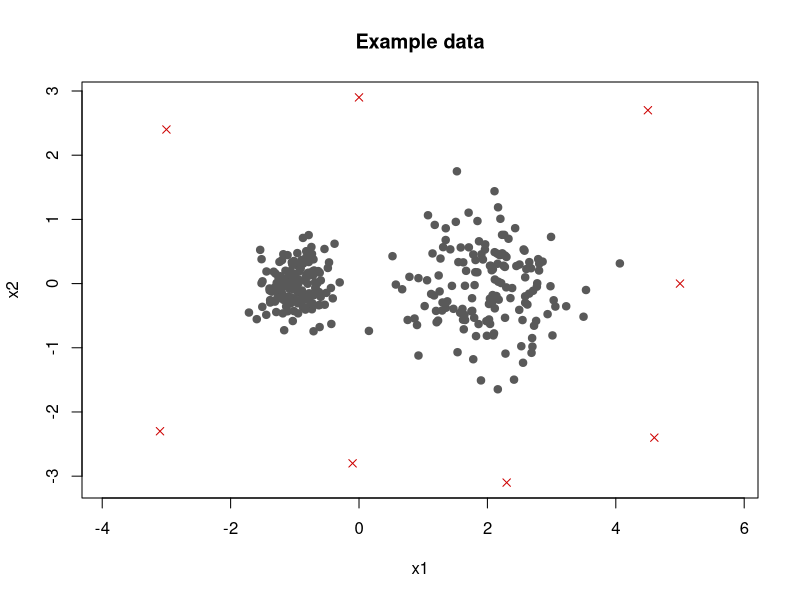
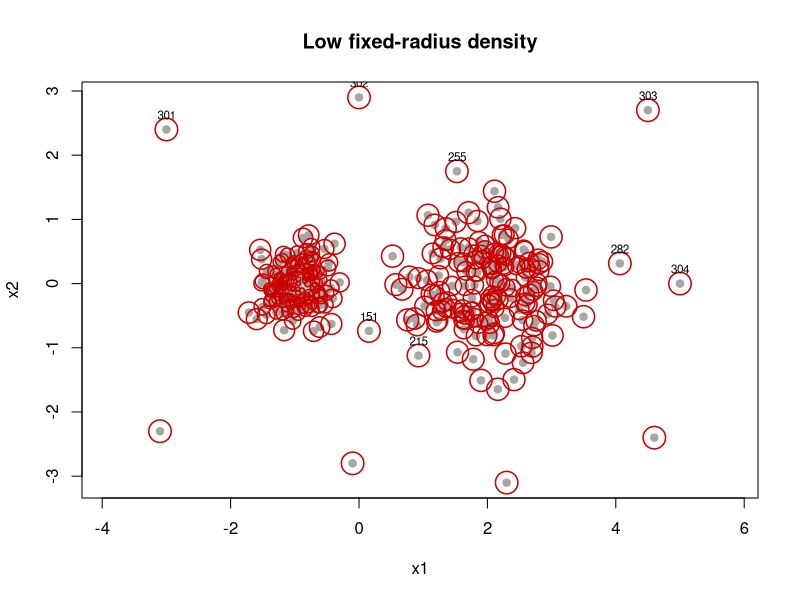
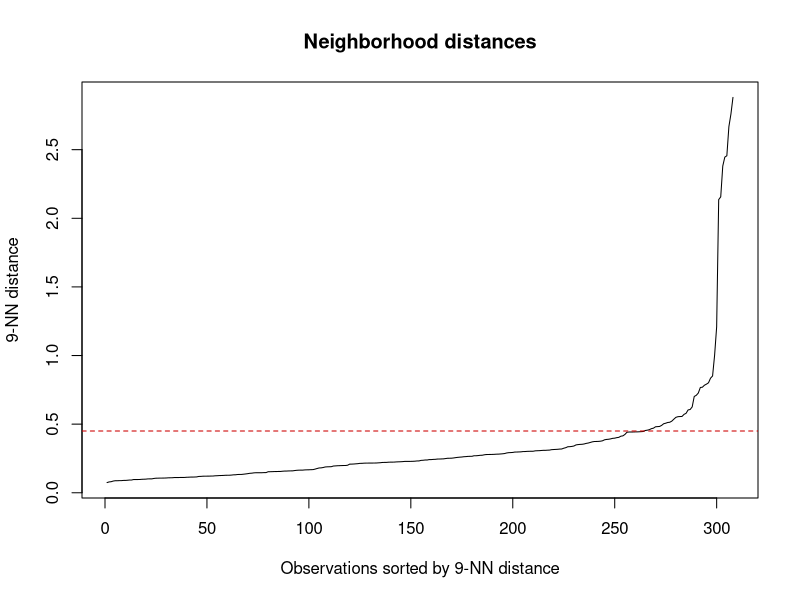
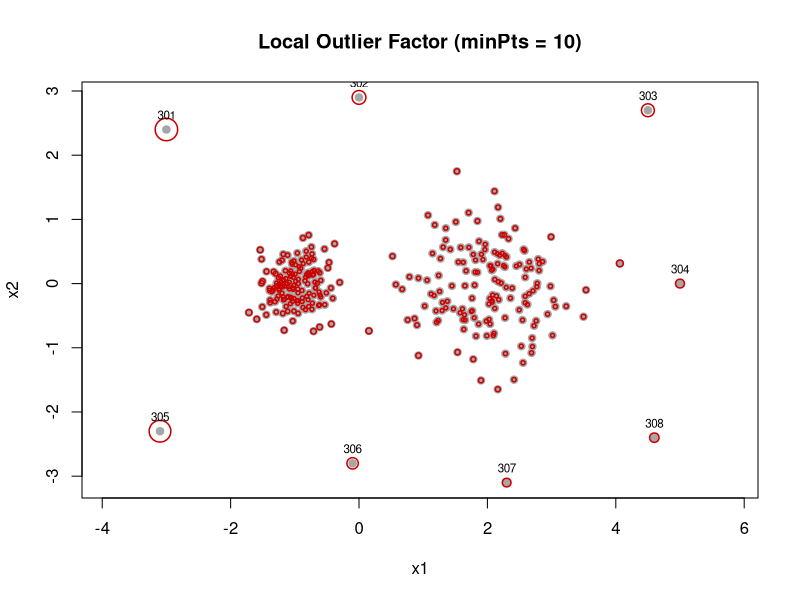
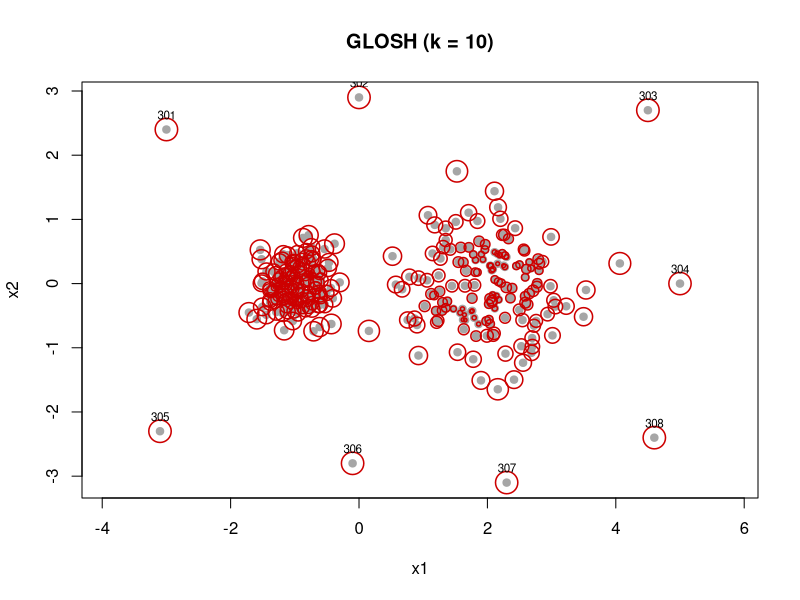
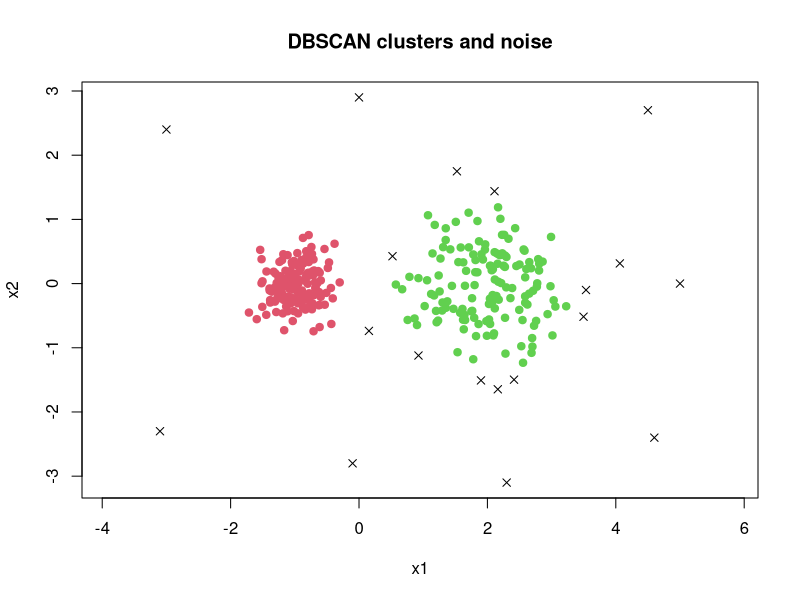

Source code (R) for these figures, in order:
## ---- chunk 1
knitr::opts_chunk$set(
  collapse = TRUE,
  comment = "#>",
  fig.width = 6,
  fig.height = 4
)
library(dbscan)
## ---- chunk 2
set.seed(4)

regular <- rbind(
  cbind(rnorm(150, -1, 0.30), rnorm(150, 0, 0.30)),
  cbind(rnorm(150,  2, 0.65), rnorm(150, 0, 0.65))
)
outliers <- rbind(
  c(-3.0,  2.4), c( 0.0,  2.9), c(4.5,  2.7), c(5.0,  0.0),
  c(-3.1, -2.3), c(-0.1, -2.8), c(2.3, -3.1), c(4.6, -2.4)
)
x <- rbind(regular, outliers)
known_outlier <- seq_len(nrow(x)) > nrow(regular)

plot(
  x,
  pch = ifelse(known_outlier, 4, 19),
  col = ifelse(known_outlier, "red3", "grey35"),
  asp = 1,
  xlab = "x1", ylab = "x2",
  main = "Example data"
)
## ---- chunk 3
plot_scores <- function(x, score, main, n = 8) {
  size <- 0.5 + 2.5 * (score - min(score)) / diff(range(score))
  top <- order(score, decreasing = TRUE)[seq_len(n)]
  plot(x, pch = 19, col = "grey65", asp = 1, main = main,
       xlab = "x1", ylab = "x2")
  points(x, pch = 1, col = "red3", cex = size, lwd = 1.5)
  text(x[top, , drop = FALSE], labels = top, pos = 3, cex = 0.7)
  invisible(top)
}
## ---- chunk 4
frequency <- pointdensity(x, eps = 0.45, type = "frequency")
summary(frequency)

# Reverse the sign so that larger values consistently mean more unusual.
density_score <- -frequency
plot_scores(x, density_score, "Low fixed-radius density")
## ---- chunk 5
d9 <- sort(kNNdist(x, k = 9))
plot(
  d9,
  type = "l",
  xlab = "Observations sorted by 9-NN distance",
  ylab = "9-NN distance",
  main = "Neighborhood distances"
)
abline(h = 0.45, col = "red3", lty = 2)
## ---- chunk 6
lof_score <- lof(x, minPts = 10)
summary(lof_score)
plot_scores(x, lof_score, "Local Outlier Factor (minPts = 10)")
## ---- chunk 7
minpts <- c(5, 10, 20, 40)
lof_scores <- sapply(minpts, function(m) lof(x, minPts = m))
colnames(lof_scores) <- paste0("minPts_", minpts)

# How many of the top 12 from minPts = 10 remain in each top-12 list?
reference <- order(lof_scores[, "minPts_10"], decreasing = TRUE)[1:12]
data.frame(
  minPts = minpts,
  overlap = apply(lof_scores, 2, function(s)
    length(intersect(reference, order(s, decreasing = TRUE)[1:12])))
)
## ---- chunk 8
glosh_score <- glosh(x, k = 10)
summary(glosh_score)
plot_scores(x, glosh_score, "GLOSH (k = 10)")
## ---- chunk 9
hdb <- hdbscan(x, minPts = 10)
all.equal(hdb$outlier_scores, glosh_score)

head(data.frame(
  cluster = hdb$cluster,
  membership = hdb$membership_prob,
  outlier_score = hdb$outlier_scores
))
## ---- chunk 10
hc <- hclust(dist(x), method = "single")
glosh_from_hierarchy <- glosh(hc, k = 10)
summary(glosh_from_hierarchy)
## ---- chunk 11
top_n <- function(score, n)
  order(score, decreasing = TRUE)[seq_len(n)]

candidates <- data.frame(
  pointdensity = top_n(density_score, 8),
  LOF = top_n(lof_score, 8),
  GLOSH = top_n(glosh_score, 8)
)
candidates

# Evaluation is possible because this simulated example has labels.
sapply(candidates, function(i) sum(known_outlier[i]))
## ---- chunk 12
db <- dbscan(x, eps = 0.45, minPts = 10)
table(noise = db$cluster == 0, known_outlier)

plot(
  x,
  col = db$cluster + 1L,
  pch = ifelse(db$cluster == 0, 4, 19),
  asp = 1,
  xlab = "x1", ylab = "x2",
  main = "DBSCAN clusters and noise"
)
